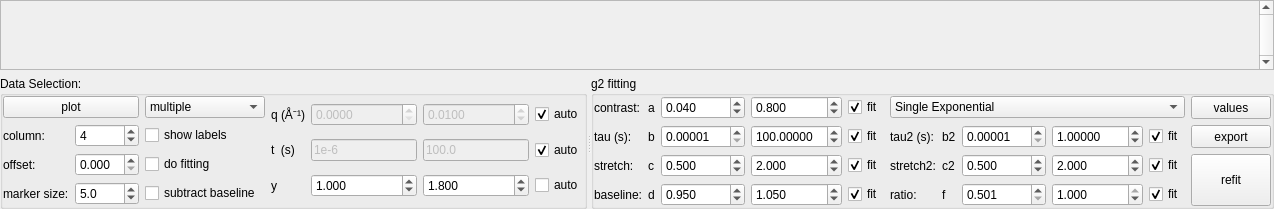
       <widget class="QWidget" name="tab_6">
        <attribute name="title">
         <string>g2</string>
        </attribute>
        <layout class="QGridLayout" name="gridLayout_8">
         <property name="leftMargin">
          <number>0</number>
         </property>
         <property name="topMargin">
          <number>0</number>
         </property>
         <property name="rightMargin">
          <number>0</number>
         </property>
         <property name="bottomMargin">
          <number>0</number>
         </property>
         <item row="0" column="0">
          <widget class="QScrollArea" name="scrollArea">
           <property name="sizePolicy">
            <sizepolicy hsizetype="Preferred" vsizetype="Preferred">
             <horstretch>0</horstretch>
             <verstretch>30</verstretch>
            </sizepolicy>
           </property>
           <property name="minimumSize">
            <size>
             <width>0</width>
             <height>0</height>
            </size>
           </property>
           <property name="verticalScrollBarPolicy">
            <enum>Qt::ScrollBarPolicy::ScrollBarAlwaysOn</enum>
           </property>
           <property name="sizeAdjustPolicy">
            <enum>QAbstractScrollArea::SizeAdjustPolicy::AdjustToContents</enum>
           </property>
           <property name="widgetResizable">
            <bool>true</bool>
           </property>
           <widget class="QWidget" name="g2_scroll_area">
            <property name="geometry">
             <rect>
              <x>0</x>
              <y>0</y>
              <width>1152</width>
              <height>698</height>
             </rect>
            </property>
            <property name="sizePolicy">
             <sizepolicy hsizetype="Expanding" vsizetype="Expanding">
              <horstretch>0</horstretch>
              <verstretch>0</verstretch>
             </sizepolicy>
            </property>
            <layout class="QGridLayout" name="gridLayout_10">
             <item row="1" column="0">
              <widget class="PlotWidgetDev" name="mp_g2" native="true">
               <property name="sizePolicy">
                <sizepolicy hsizetype="Expanding" vsizetype="Preferred">
                 <horstretch>0</horstretch>
                 <verstretch>0</verstretch>
                </sizepolicy>
               </property>
               <property name="minimumSize">
                <size>
                 <width>0</width>
                 <height>0</height>
                </size>
               </property>
               <property name="autoFillBackground">
                <bool>false</bool>
               </property>
              </widget>
             </item>
            </layout>
           </widget>
          </widget>
         </item>
         <item row="1" column="0">
          <widget class="QSplitter" name="splitter_2">
           <property name="orientation">
            <enum>Qt::Orientation::Horizontal</enum>
           </property>
           <widget class="QGroupBox" name="groupBox">
            <property name="sizePolicy">
             <sizepolicy hsizetype="Preferred" vsizetype="Preferred">
              <horstretch>0</horstretch>
              <verstretch>0</verstretch>
             </sizepolicy>
            </property>
            <property name="minimumSize">
             <size>
              <width>0</width>
              <height>0</height>
             </size>
            </property>
            <property name="maximumSize">
             <size>
              <width>16777215</width>
              <height>65536</height>
             </size>
            </property>
            <property name="title">
             <string>Data Selection:</string>
            </property>
            <layout class="QGridLayout" name="gridLayout_13">
             <property name="leftMargin">
              <number>0</number>
             </property>
             <property name="topMargin">
              <number>0</number>
             </property>
             <property name="rightMargin">
              <number>0</number>
             </property>
             <property name="bottomMargin">
              <number>0</number>
             </property>
             <item row="0" column="1">
              <layout class="QGridLayout" name="gridLayout_11">
               <item row="1" column="0">
                <widget class="QLabel" name="label_4">
                 <property name="text">
                  <string>t  (s)</string>
                 </property>
                </widget>
               </item>
               <item row="0" column="0">
                <widget class="QLabel" name="label_3">
                 <property name="text">
                  <string>q (Å⁻¹)</string>
                 </property>
                </widget>
               </item>
               <item row="2" column="0">
                <widget class="QLabel" name="label_7">
                 <property name="text">
                  <string>y </string>
                 </property>
                </widget>
               </item>
               <item row="0" column="1">
                <widget class="QDoubleSpinBox" name="g2_qmin">
                 <property name="enabled">
                  <bool>false</bool>
                 </property>
                 <property name="sizePolicy">
                  <sizepolicy hsizetype="Preferred" vsizetype="Fixed">
                   <horstretch>0</horstretch>
                   <verstretch>0</verstretch>
                  </sizepolicy>
                 </property>
                 <property name="decimals">
                  <number>4</number>
                 </property>
                 <property name="singleStep">
                  <double>0.001000000000000</double>
                 </property>
                </widget>
               </item>
               <item row="0" column="2">
                <widget class="QDoubleSpinBox" name="g2_qmax">
                 <property name="enabled">
                  <bool>false</bool>
                 </property>
                 <property name="sizePolicy">
                  <sizepolicy hsizetype="Preferred" vsizetype="Fixed">
                   <horstretch>0</horstretch>
                   <verstretch>0</verstretch>
                  </sizepolicy>
                 </property>
                 <property name="decimals">
                  <number>4</number>
                 </property>
                 <property name="singleStep">
                  <double>0.001000000000000</double>
                 </property>
                 <property name="value">
                  <double>0.010000000000000</double>
                 </property>
                </widget>
               </item>
               <item row="2" column="1">
                <widget class="QDoubleSpinBox" name="g2_ymin">
                 <property name="sizePolicy">
                  <sizepolicy hsizetype="Preferred" vsizetype="Fixed">
                   <horstretch>0</horstretch>
                   <verstretch>0</verstretch>
                  </sizepolicy>
                 </property>
                 <property name="decimals">
                  <number>3</number>
                 </property>
                 <property name="minimum">
                  <double>-1.000000000000000</double>
                 </property>
                 <property name="singleStep">
                  <double>0.010000000000000</double>
                 </property>
                 <property name="value">
                  <double>1.000000000000000</double>
                 </property>
                </widget>
               </item>
               <item row="2" column="2">
                <widget class="QDoubleSpinBox" name="g2_ymax">
                 <property name="sizePolicy">
                  <sizepolicy hsizetype="Preferred" vsizetype="Fixed">
                   <horstretch>0</horstretch>
                   <verstretch>0</verstretch>
                  </sizepolicy>
                 </property>
                 <property name="decimals">
                  <number>3</number>
                 </property>
                 <property name="minimum">
                  <double>-1.000000000000000</double>
                 </property>
                 <property name="singleStep">
                  <double>0.010000000000000</double>
                 </property>
                 <property name="value">
                  <double>1.800000000000000</double>
                 </property>
                </widget>
               </item>
               <item row="1" column="1">
                <widget class="QLineEdit" name="g2_tmin">
                 <property name="enabled">
                  <bool>false</bool>
                 </property>
                 <property name="sizePolicy">
                  <sizepolicy hsizetype="Preferred" vsizetype="Fixed">
                   <horstretch>0</horstretch>
                   <verstretch>0</verstretch>
                  </sizepolicy>
                 </property>
                 <property name="text">
                  <string>1e-6</string>
                 </property>
                </widget>
               </item>
               <item row="1" column="2">
                <widget class="QLineEdit" name="g2_tmax">
                 <property name="enabled">
                  <bool>false</bool>
                 </property>
                 <property name="sizePolicy">
                  <sizepolicy hsizetype="Preferred" vsizetype="Fixed">
                   <horstretch>0</horstretch>
                   <verstretch>0</verstretch>
                  </sizepolicy>
                 </property>
                 <property name="text">
                  <string>100.0</string>
                 </property>
                </widget>
               </item>
               <item row="2" column="3">
                <widget class="QCheckBox" name="g2_yauto">
                 <property name="sizePolicy">
                  <sizepolicy hsizetype="Preferred" vsizetype="Fixed">
                   <horstretch>0</horstretch>
                   <verstretch>0</verstretch>
                  </sizepolicy>
                 </property>
                 <property name="text">
                  <string>auto</string>
                 </property>
                </widget>
               </item>
               <item row="1" column="3">
                <widget class="QCheckBox" name="g2_tauto">
                 <property name="text">
                  <string>auto</string>
                 </property>
                 <property name="checked">
                  <bool>true</bool>
                 </property>
                </widget>
               </item>
               <item row="0" column="3">
                <widget class="QCheckBox" name="g2_qauto">
                 <property name="text">
                  <string>auto</string>
                 </property>
                 <property name="checked">
                  <bool>true</bool>
                 </property>
                </widget>
               </item>
              </layout>
             </item>
             <item row="0" column="0">
              <layout class="QGridLayout" name="gridLayout_19">
               <item row="0" column="0" colspan="2">
                <widget class="QPushButton" name="pushButton_4">
                 <property name="sizePolicy">
                  <sizepolicy hsizetype="Minimum" vsizetype="Fixed">
                   <horstretch>0</horstretch>
                   <verstretch>0</verstretch>
                  </sizepolicy>
                 </property>
                 <property name="minimumSize">
                  <size>
                   <width>0</width>
                   <height>0</height>
                  </size>
                 </property>
                 <property name="text">
                  <string>plot</string>
                 </property>
                </widget>
               </item>
               <item row="2" column="0">
                <widget class="QLabel" name="label">
                 <property name="text">
                  <string>offset:</string>
                 </property>
                </widget>
               </item>
               <item row="1" column="1">
                <widget class="QSpinBox" name="sb_g2_column">
                 <property name="minimum">
                  <number>1</number>
                 </property>
                 <property name="maximum">
                  <number>8</number>
                 </property>
                 <property name="singleStep">
                  <number>1</number>
                 </property>
                 <property name="value">
                  <number>4</number>
                 </property>
                </widget>
               </item>
               <item row="3" column="0">
                <widget class="QLabel" name="label_53">
                 <property name="text">
                  <string>marker size:</string>
                 </property>
                </widget>
               </item>
               <item row="1" column="0">
                <widget class="QLabel" name="label_8">
                 <property name="text">
                  <string>column:</string>
                 </property>
                </widget>
               </item>
               <item row="2" column="1">
                <widget class="QDoubleSpinBox" name="sb_g2_offset">
                 <property name="decimals">
                  <number>3</number>
                 </property>
                 <property name="singleStep">
                  <double>0.005000000000000</double>
                 </property>
                </widget>
               </item>
               <item row="3" column="1">
                <widget class="QDoubleSpinBox" name="g2_marker_size">
                 <property name="decimals">
                  <number>1</number>
                 </property>
                 <property name="minimum">
                  <double>1.000000000000000</double>
                 </property>
                 <property name="maximum">
                  <double>15.000000000000000</double>
                 </property>
                 <property name="singleStep">
                  <double>1.000000000000000</double>
                 </property>
                 <property name="value">
                  <double>5.000000000000000</double>
                 </property>
                </widget>
               </item>
               <item row="3" column="2" colspan="3">
                <widget class="QCheckBox" name="g2_sub_baseline">
                 <property name="sizePolicy">
                  <sizepolicy hsizetype="Preferred" vsizetype="Fixed">
                   <horstretch>0</horstretch>
                   <verstretch>0</verstretch>
                  </sizepolicy>
                 </property>
                 <property name="text">
                  <string>subtract baseline</string>
                 </property>
                 <property name="checked">
                  <bool>false</bool>
                 </property>
                </widget>
               </item>
               <item row="2" column="2" colspan="3">
                <widget class="QCheckBox" name="g2_show_fit">
                 <property name="sizePolicy">
                  <sizepolicy hsizetype="Preferred" vsizetype="Fixed">
                   <horstretch>0</horstretch>
                   <verstretch>0</verstretch>
                  </sizepolicy>
                 </property>
                 <property name="text">
                  <string>do fitting</string>
                 </property>
                 <property name="checked">
                  <bool>false</bool>
                 </property>
                </widget>
               </item>
               <item row="1" column="2" colspan="3">
                <widget class="QCheckBox" name="g2_show_label">
                 <property name="sizePolicy">
                  <sizepolicy hsizetype="Preferred" vsizetype="Fixed">
                   <horstretch>0</horstretch>
                   <verstretch>0</verstretch>
                  </sizepolicy>
                 </property>
                 <property name="text">
                  <string>show labels</string>
                 </property>
                 <property name="checked">
                  <bool>false</bool>
                 </property>
                </widget>
               </item>
               <item row="0" column="2" colspan="3">
                <widget class="QComboBox" name="g2_plot_type">
                 <property name="sizePolicy">
                  <sizepolicy hsizetype="Preferred" vsizetype="Fixed">
                   <horstretch>0</horstretch>
                   <verstretch>0</verstretch>
                  </sizepolicy>
                 </property>
                 <item>
                  <property name="text">
                   <string>multiple</string>
                  </property>
                 </item>
                 <item>
                  <property name="text">
                   <string>single</string>
                  </property>
                 </item>
                 <item>
                  <property name="text">
                   <string>single-combined</string>
                  </property>
                 </item>
                </widget>
               </item>
              </layout>
             </item>
            </layout>
           </widget>
           <widget class="QGroupBox" name="groupBox_2">
            <property name="sizePolicy">
             <sizepolicy hsizetype="Preferred" vsizetype="Preferred">
              <horstretch>0</horstretch>
              <verstretch>0</verstretch>
             </sizepolicy>
            </property>
            <property name="minimumSize">
             <size>
              <width>0</width>
              <height>0</height>
             </size>
            </property>
            <property name="maximumSize">
             <size>
              <width>16777215</width>
              <height>65536</height>
             </size>
            </property>
            <property name="title">
             <string>g2 fitting</string>
            </property>
            <layout class="QGridLayout" name="gridLayout_14">
             <property name="leftMargin">
              <number>0</number>
             </property>
             <property name="topMargin">
              <number>0</number>
             </property>
             <property name="rightMargin">
              <number>0</number>
             </property>
             <property name="bottomMargin">
              <number>0</number>
             </property>
             <item row="0" column="0" rowspan="3">
              <layout class="QGridLayout" name="gridLayout_12">
               <item row="3" column="7">
                <widget class="QDoubleSpinBox" name="g2_fmin">
                 <property name="decimals">
                  <number>3</number>
                 </property>
                 <property name="minimum">
                  <double>0.501000000000000</double>
                 </property>
                 <property name="maximum">
                  <double>1.000000000000000</double>
                 </property>
                </widget>
               </item>
               <item row="3" column="8">
                <widget class="QDoubleSpinBox" name="g2_fmax">
                 <property name="decimals">
                  <number>3</number>
                 </property>
                 <property name="minimum">
                  <double>0.501000000000000</double>
                 </property>
                 <property name="maximum">
                  <double>1.000000000000000</double>
                 </property>
                 <property name="value">
                  <double>1.000000000000000</double>
                 </property>
                </widget>
               </item>
               <item row="2" column="7">
                <widget class="QDoubleSpinBox" name="g2_c2min">
                 <property name="decimals">
                  <number>3</number>
                 </property>
                 <property name="value">
                  <double>0.500000000000000</double>
                 </property>
                </widget>
               </item>
               <item row="2" column="8">
                <widget class="QDoubleSpinBox" name="g2_c2max">
                 <property name="decimals">
                  <number>3</number>
                 </property>
                 <property name="value">
                  <double>2.000000000000000</double>
                 </property>
                </widget>
               </item>
               <item row="1" column="8">
                <widget class="QDoubleSpinBox" name="g2_b2max">
                 <property name="decimals">
                  <number>5</number>
                 </property>
                 <property name="maximum">
                  <double>9999.999900000000707</double>
                 </property>
                 <property name="value">
                  <double>1.000000000000000</double>
                 </property>
                </widget>
               </item>
               <item row="1" column="7">
                <widget class="QDoubleSpinBox" name="g2_b2min">
                 <property name="decimals">
                  <number>5</number>
                 </property>
                 <property name="minimum">
                  <double>0.000010000000000</double>
                 </property>
                 <property name="maximum">
                  <double>999.999000000000024</double>
                 </property>
                 <property name="value">
                  <double>0.000010000000000</double>
                 </property>
                </widget>
               </item>
               <item row="2" column="6">
                <widget class="QLabel" name="label_66">
                 <property name="text">
                  <string>c2</string>
                 </property>
                </widget>
               </item>
               <item row="3" column="0">
                <widget class="QLabel" name="label_48">
                 <property name="text">
                  <string>baseline:</string>
                 </property>
                </widget>
               </item>
               <item row="2" column="9">
                <widget class="QCheckBox" name="g2_c2fit">
                 <property name="text">
                  <string>fit</string>
                 </property>
                 <property name="checked">
                  <bool>true</bool>
                 </property>
                </widget>
               </item>
               <item row="3" column="1">
                <widget class="QLabel" name="label_41">
                 <property name="text">
                  <string>d</string>
                 </property>
                </widget>
               </item>
               <item row="3" column="4">
                <widget class="QCheckBox" name="g2_dfit">
                 <property name="text">
                  <string>fit</string>
                 </property>
                 <property name="checked">
                  <bool>true</bool>
                 </property>
                </widget>
               </item>
               <item row="3" column="5">
                <widget class="QLabel" name="label_63">
                 <property name="text">
                  <string>ratio:</string>
                 </property>
                </widget>
               </item>
               <item row="3" column="9">
                <widget class="QCheckBox" name="g2_ffit">
                 <property name="text">
                  <string>fit</string>
                 </property>
                 <property name="checked">
                  <bool>true</bool>
                 </property>
                </widget>
               </item>
               <item row="0" column="5" colspan="5">
                <widget class="QComboBox" name="g2_fitting_function">
                 <item>
                  <property name="text">
                   <string>Single Exponential</string>
                  </property>
                 </item>
                 <item>
                  <property name="text">
                   <string>Double Exponential</string>
                  </property>
                 </item>
                </widget>
               </item>
               <item row="3" column="6">
                <widget class="QLabel" name="label_67">
                 <property name="text">
                  <string>f</string>
                 </property>
                </widget>
               </item>
               <item row="0" column="2">
                <widget class="QDoubleSpinBox" name="g2_amin">
                 <property name="decimals">
                  <number>3</number>
                 </property>
                 <property name="maximum">
                  <double>999.999000000000024</double>
                 </property>
                 <property name="singleStep">
                  <double>0.010000000000000</double>
                 </property>
                 <property name="value">
                  <double>0.040000000000000</double>
                 </property>
                </widget>
               </item>
               <item row="0" column="3">
                <widget class="QDoubleSpinBox" name="g2_amax">
                 <property name="decimals">
                  <number>3</number>
                 </property>
                 <property name="maximum">
                  <double>999.999000000000024</double>
                 </property>
                 <property name="singleStep">
                  <double>0.010000000000000</double>
                 </property>
                 <property name="value">
                  <double>0.800000000000000</double>
                 </property>
                </widget>
               </item>
               <item row="3" column="2">
                <widget class="QDoubleSpinBox" name="g2_dmin">
                 <property name="decimals">
                  <number>3</number>
                 </property>
                 <property name="singleStep">
                  <double>0.010000000000000</double>
                 </property>
                 <property name="value">
                  <double>0.950000000000000</double>
                 </property>
                </widget>
               </item>
               <item row="3" column="3">
                <widget class="QDoubleSpinBox" name="g2_dmax">
                 <property name="decimals">
                  <number>3</number>
                 </property>
                 <property name="singleStep">
                  <double>0.050000000000000</double>
                 </property>
                 <property name="value">
                  <double>1.050000000000000</double>
                 </property>
                </widget>
               </item>
               <item row="2" column="2">
                <widget class="QDoubleSpinBox" name="g2_cmin">
                 <property name="decimals">
                  <number>3</number>
                 </property>
                 <property name="singleStep">
                  <double>0.010000000000000</double>
                 </property>
                 <property name="value">
                  <double>0.500000000000000</double>
                 </property>
                </widget>
               </item>
               <item row="2" column="3">
                <widget class="QDoubleSpinBox" name="g2_cmax">
                 <property name="decimals">
                  <number>3</number>
                 </property>
                 <property name="singleStep">
                  <double>0.010000000000000</double>
                 </property>
                 <property name="value">
                  <double>2.000000000000000</double>
                 </property>
                </widget>
               </item>
               <item row="1" column="2">
                <widget class="QDoubleSpinBox" name="g2_bmin">
                 <property name="decimals">
                  <number>5</number>
                 </property>
                 <property name="minimum">
                  <double>0.000010000000000</double>
                 </property>
                 <property name="maximum">
                  <double>999.999900000000025</double>
                 </property>
                 <property name="value">
                  <double>0.000010000000000</double>
                 </property>
                </widget>
               </item>
               <item row="1" column="3">
                <widget class="QDoubleSpinBox" name="g2_bmax">
                 <property name="decimals">
                  <number>5</number>
                 </property>
                 <property name="maximum">
                  <double>9999.999900000000707</double>
                 </property>
                 <property name="value">
                  <double>100.000000000000000</double>
                 </property>
                </widget>
               </item>
               <item row="0" column="0">
                <widget class="QLabel" name="label_45">
                 <property name="text">
                  <string>contrast:</string>
                 </property>
                </widget>
               </item>
               <item row="0" column="1">
                <widget class="QLabel" name="label_5">
                 <property name="text">
                  <string>a</string>
                 </property>
                </widget>
               </item>
               <item row="0" column="4">
                <widget class="QCheckBox" name="g2_afit">
                 <property name="text">
                  <string>fit</string>
                 </property>
                 <property name="checked">
                  <bool>true</bool>
                 </property>
                </widget>
               </item>
               <item row="1" column="0">
                <widget class="QLabel" name="label_46">
                 <property name="text">
                  <string>tau (s):</string>
                 </property>
                </widget>
               </item>
               <item row="1" column="1">
                <widget class="QLabel" name="label_6">
                 <property name="text">
                  <string>b</string>
                 </property>
                </widget>
               </item>
               <item row="1" column="4">
                <widget class="QCheckBox" name="g2_bfit">
                 <property name="text">
                  <string>fit</string>
                 </property>
                 <property name="checked">
                  <bool>true</bool>
                 </property>
                </widget>
               </item>
               <item row="1" column="5">
                <widget class="QLabel" name="label_65">
                 <property name="text">
                  <string>tau2 (s):</string>
                 </property>
                </widget>
               </item>
               <item row="1" column="6">
                <widget class="QLabel" name="label_64">
                 <property name="text">
                  <string>b2</string>
                 </property>
                </widget>
               </item>
               <item row="1" column="9">
                <widget class="QCheckBox" name="g2_b2fit">
                 <property name="text">
                  <string>fit</string>
                 </property>
                 <property name="checked">
                  <bool>true</bool>
                 </property>
                </widget>
               </item>
               <item row="2" column="0">
                <widget class="QLabel" name="label_47">
                 <property name="text">
                  <string>stretch:</string>
                 </property>
                </widget>
               </item>
               <item row="2" column="1">
                <widget class="QLabel" name="label_10">
                 <property name="text">
                  <string>c</string>
                 </property>
                </widget>
               </item>
               <item row="2" column="4">
                <widget class="QCheckBox" name="g2_cfit">
                 <property name="text">
                  <string>fit</string>
                 </property>
                 <property name="checked">
                  <bool>true</bool>
                 </property>
                </widget>
               </item>
               <item row="2" column="5">
                <widget class="QLabel" name="label_62">
                 <property name="text">
                  <string>stretch2:</string>
                 </property>
                </widget>
               </item>
               <item row="0" column="10">
                <widget class="QPushButton" name="show_g2_fit_summary">
                 <property name="sizePolicy">
                  <sizepolicy hsizetype="Minimum" vsizetype="Preferred">
                   <horstretch>0</horstretch>
                   <verstretch>0</verstretch>
                  </sizepolicy>
                 </property>
                 <property name="text">
                  <string>values</string>
                 </property>
                </widget>
               </item>
               <item row="1" column="10">
                <widget class="QPushButton" name="btn_g2_export">
                 <property name="sizePolicy">
                  <sizepolicy hsizetype="Minimum" vsizetype="Preferred">
                   <horstretch>0</horstretch>
                   <verstretch>0</verstretch>
                  </sizepolicy>
                 </property>
                 <property name="text">
                  <string>export</string>
                 </property>
                </widget>
               </item>
               <item row="2" column="10" rowspan="2">
                <widget class="QPushButton" name="btn_g2_refit">
                 <property name="sizePolicy">
                  <sizepolicy hsizetype="Minimum" vsizetype="Preferred">
                   <horstretch>0</horstretch>
                   <verstretch>0</verstretch>
                  </sizepolicy>
                 </property>
                 <property name="text">
                  <string>refit</string>
                 </property>
                </widget>
               </item>
              </layout>
             </item>
            </layout>
           </widget>
          </widget>
         </item>
        </layout>
       </widget>
